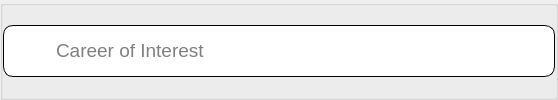
                  <widget class="QGroupBox" name="career">
                   <property name="title">
                    <string/>
                   </property>
                   <property name="alignment">
                    <set>Qt::AlignCenter</set>
                   </property>
                   <layout class="QHBoxLayout" name="horizontalLayout_23">
                    <property name="spacing">
                     <number>0</number>
                    </property>
                    <property name="leftMargin">
                     <number>0</number>
                    </property>
                    <property name="topMargin">
                     <number>0</number>
                    </property>
                    <property name="rightMargin">
                     <number>0</number>
                    </property>
                    <property name="bottomMargin">
                     <number>0</number>
                    </property>
                    <item>
                     <widget class="QGroupBox" name="groupBox_14">
                      <property name="sizePolicy">
                       <sizepolicy hsizetype="Fixed" vsizetype="Fixed">
                        <horstretch>0</horstretch>
                        <verstretch>0</verstretch>
                       </sizepolicy>
                      </property>
                      <property name="minimumSize">
                       <size>
                        <width>100</width>
                        <height>0</height>
                       </size>
                      </property>
                      <property name="maximumSize">
                       <size>
                        <width>1250</width>
                        <height>16777215</height>
                       </size>
                      </property>
                      <property name="styleSheet">
                       <string notr="true">border-style:solid;
border-width:1px;
border-radius: 10px;
background-color:white;</string>
                      </property>
                      <property name="title">
                       <string/>
                      </property>
                      <layout class="QHBoxLayout" name="horizontalLayout_15">
                       <property name="spacing">
                        <number>10</number>
                       </property>
                       <property name="leftMargin">
                        <number>10</number>
                       </property>
                       <property name="topMargin">
                        <number>10</number>
                       </property>
                       <property name="rightMargin">
                        <number>0</number>
                       </property>
                       <property name="bottomMargin">
                        <number>10</number>
                       </property>
                       <item>
                        <widget class="QGroupBox" name="groupBox_15">
                         <property name="sizePolicy">
                          <sizepolicy hsizetype="Expanding" vsizetype="Expanding">
                           <horstretch>0</horstretch>
                           <verstretch>0</verstretch>
                          </sizepolicy>
                         </property>
                         <property name="maximumSize">
                          <size>
                           <width>30</width>
                           <height>30</height>
                          </size>
                         </property>
                         <property name="styleSheet">
                          <string notr="true">border:none;</string>
                         </property>
                         <property name="title">
                          <string/>
                         </property>
                         <layout class="QVBoxLayout" name="verticalLayout_14">
                          <property name="leftMargin">
                           <number>0</number>
                          </property>
                          <property name="topMargin">
                           <number>0</number>
                          </property>
                          <property name="rightMargin">
                           <number>0</number>
                          </property>
                          <property name="bottomMargin">
                           <number>0</number>
                          </property>
                          <item>
                           <widget class="QLabel" name="mbtiLabel_6">
                            <property name="sizePolicy">
                             <sizepolicy hsizetype="Minimum" vsizetype="Minimum">
                              <horstretch>0</horstretch>
                              <verstretch>0</verstretch>
                             </sizepolicy>
                            </property>
                            <property name="minimumSize">
                             <size>
                              <width>30</width>
                              <height>30</height>
                             </size>
                            </property>
                            <property name="maximumSize">
                             <size>
                              <width>30</width>
                              <height>30</height>
                             </size>
                            </property>
                            <property name="text">
                             <string/>
                            </property>
                            <property name="pixmap">
                             <pixmap resource="test.qrc">:/logo/assets/book-open-svgrepo-com.svg</pixmap>
                            </property>
                            <property name="scaledContents">
                             <bool>true</bool>
                            </property>
                           </widget>
                          </item>
                         </layout>
                        </widget>
                       </item>
                       <item>
                        <widget class="QLineEdit" name="mbtiBox_6">
                         <property name="sizePolicy">
                          <sizepolicy hsizetype="Expanding" vsizetype="Fixed">
                           <horstretch>0</horstretch>
                           <verstretch>0</verstretch>
                          </sizepolicy>
                         </property>
                         <property name="minimumSize">
                          <size>
                           <width>500</width>
                           <height>0</height>
                          </size>
                         </property>
                         <property name="maximumSize">
                          <size>
                           <width>1250</width>
                           <height>16777215</height>
                          </size>
                         </property>
                         <property name="font">
                          <font>
                           <pointsize>14</pointsize>
                          </font>
                         </property>
                         <property name="styleSheet">
                          <string notr="true">border:none;
</string>
                         </property>
                         <property name="inputMask">
                          <string/>
                         </property>
                         <property name="text">
                          <string/>
                         </property>
                         <property name="placeholderText">
                          <string>Career of Interest</string>
                         </property>
                         <property name="clearButtonEnabled">
                          <bool>false</bool>
                         </property>
                        </widget>
                       </item>
                      </layout>
                     </widget>
                    </item>
                   </layout>
                  </widget>
